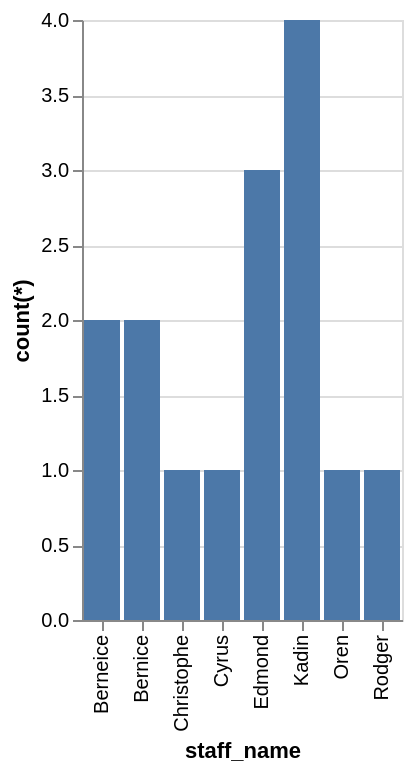

Source (Vega-Lite JSON):
### Vega-Lite specification from a JSON file in a GitHub repository (floating-point values rounded to 4 significant figures)
{"data": {"values": [{"x_data": "Berneice", "y_data": 2}, {"x_data": "Bernice", "y_data": 2}, {"x_data": "Christophe", "y_data": 1}, {"x_data": "Cyrus", "y_data": 1}, {"x_data": "Edmond", "y_data": 3}, {"x_data": "Kadin", "y_data": 4}, {"x_data": "Oren", "y_data": 1}, {"x_data": "Rodger", "y_data": 1}]}, "mark": "bar", "encoding": {"x": {"field": "x_data", "type": "nominal", "title": "staff_name", "sort": "ascending"}, "y": {"field": "y_data", "type": "quantitative", "title": "count(*)"}}}
